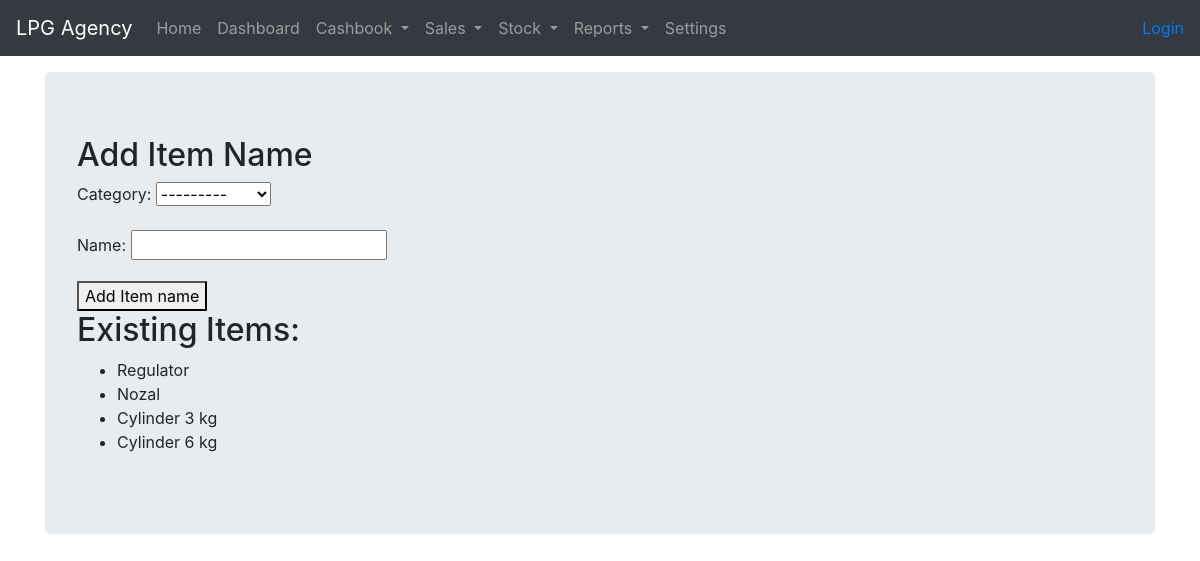
Page /add-items/ on the committed database.
### stockmgmt/models.py (models this page shows, shortened)
class Category(models.Model):
    name = models.CharField(max_length=50, blank=True, null=True)
    def __str__(self):
        return self.name

class Itemsmodel(models.Model):
    category = models.ForeignKey(Category, on_delete=models.CASCADE, related_name='items')
    name = models.CharField(max_length=50, unique=True)

### stockmgmt/views.py (the view)
# urls.py: path('add-items/', views.add_CatItems, name='add-items'),
def add_CatItems(request):
        if request.method == 'POST':
            form = AddItemsform(request.POST)
            if form.is_valid():
                form.save()
                return redirect('add-items')  # Redirect to the same page after adding a vendor
        else:
            form = AddItemsform()
        Item = Itemsmodel.objects.all()  # Fetch the list of vendors from the database
        context = {
            'form': form,
            'Item': Item,  # Add the vendors list to the context
        }
        return render(request, 'add_item_name.html', context)

### stockmgmt/forms.py
class AddItemsform(forms.ModelForm):
    class Meta:
        model = Itemsmodel
        fields = ['category','name' ]

### stockmgmt/templates/add_item_name.html (shortened to what this page needs)
{% load static %}
{% load crispy_forms_tags %}
<!DOCTYPE html>
<html lang="en">
<head>
    <link href="{% static 'css/stylesheet.css' %}" rel="stylesheet">
    <link rel="stylesheet" href="https://cdn.jsdelivr.net/npm/bootstrap@4.4.1/dist/css/bootstrap.min.css">
    <link href="{% static 'css/navbar-top-fixed.css' %}" rel="stylesheet">
</head>
<body>
    {% include 'navbar.html' %}
    <main role="main" class="container">
        <div class="jumbotron">
            <h2>Add Item Name</h2>
            <form method="post">
                {{ form.as_p }}
                <button type="submit">Add Item name</button>
            </form>
            <h2>Existing Items:</h2>
            <ul>
                {% for entry in Item %}
                    <li>{{ entry.name }}</li>
                {% endfor %}
            </ul>
        </div>
    </main>
</body>
</html>

### stockmgmt/static/css/stylesheet.css (style rules this page uses)
body { background-color: #119739; }

### stockmgmt/static/css/navbar-top-fixed.css (style rules this page uses)
body { min-height: 75rem; padding-top: 4.5rem; }

### rows in the picture
Itemsmodel: name "Regulator"
Itemsmodel: name "Nozal"
Itemsmodel: name "Cylinder 3 kg"
Itemsmodel: name "Cylinder 6 kg"
